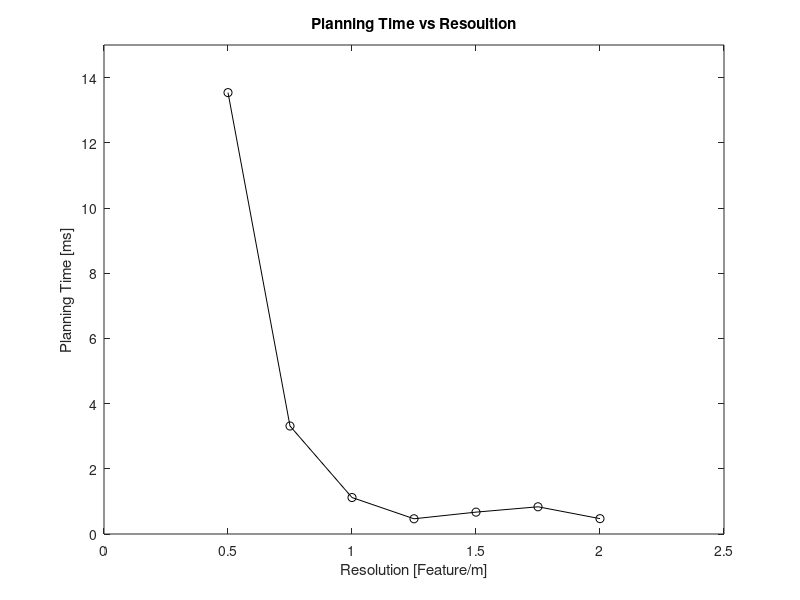
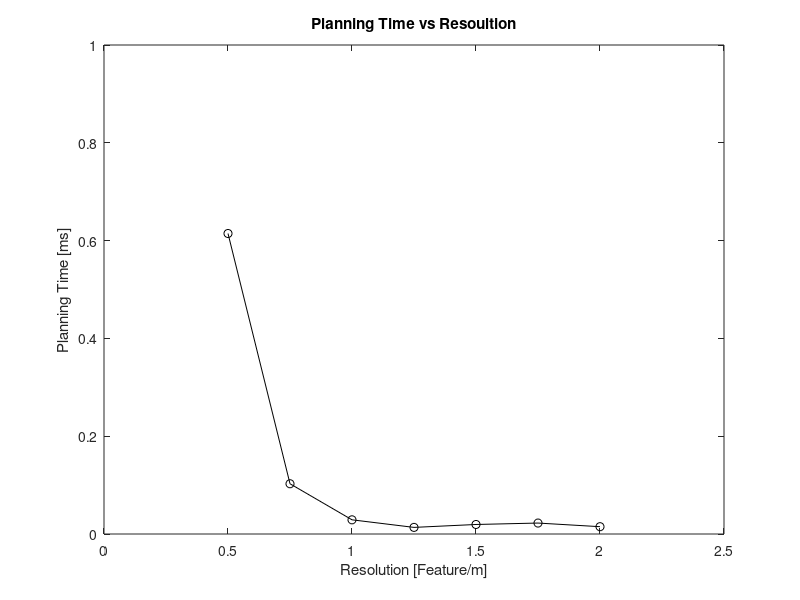
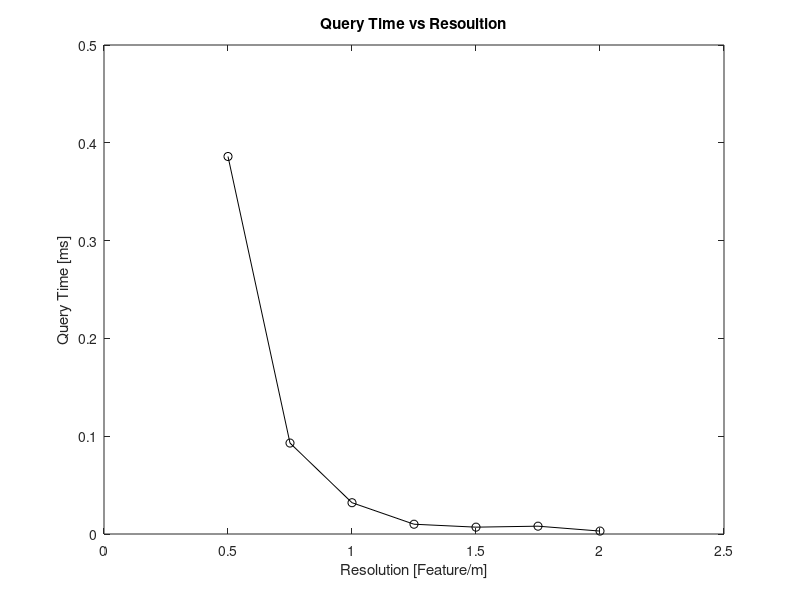
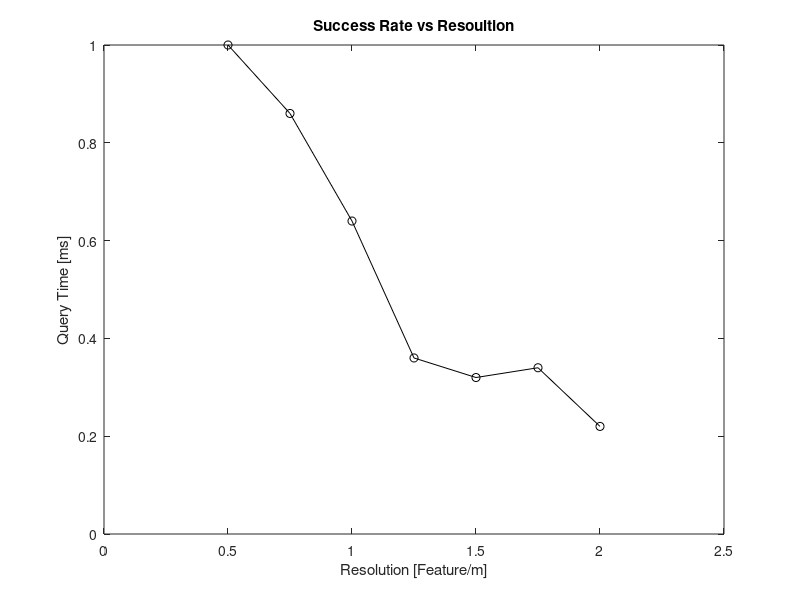

Write MATLAB code to recreate these figures, in order. (Note: this script raises an error after producing the figures.)
close all; clear all;

%% Global Hilbert Planner Benchmark

res = [0.5, 0.75, 1.0, 1.25, 1.5, 1.75, 2.0];
success_rate = [1, 0.86, 0.64, 0.36, 0.32, 0.34, 0.22];
query_time =      [0.000386, 00.000093, 00.000032, 00.000010, 00.000007, 00.000008, 00.000003];
query_time_sigma= [0.000160, 00.000014, 00.000007, 00.000008, 00.000005, 00.000005, 00.000007];
loco_time =       [00.614529, 00.102769, 00.029012, 00.013519, 00.019476, 00.022391, 00.014959];
loco_time_sigma = [00.614529, 00.075663, 00.022711, 00.007863, 00.009262, 00.024029, 00.009406];
planning_time =   [13.54,         3.313,     1.119,     0.467,     0.671,     0.835,    0.4713];

figure('Name','Planning Time');
plot(res, planning_time, 'ko-');
xlim([0, 2.5]);
ylim([0, 15]);
title('Planning Time vs Resoultion');
xlabel('Resolution [Feature/m]');
ylabel('Planning Time [ms]');

figure('Name','Loco Time');
plot(res, loco_time, 'ko-');
xlim([0, 2.5]);
ylim([0, 1]);
title('Planning Time vs Resoultion');
xlabel('Resolution [Feature/m]');
ylabel('Planning Time [ms]');

figure('Name','Query Time');
plot(res, 1000*query_time, 'ko-');
xlim([0, 2.5]);
ylim([0, 0.5]);
title('Query Time vs Resoultion');
xlabel('Resolution [Feature/m]');
ylabel('Query Time [ms]');

figure('Name','Success Rate');
plot(res, success_rate, 'ko-');
xlim([0, 2.5]);
ylim([0, 1.0]);
title('Success Rate vs Resoultion');
xlabel('Resolution [Feature/m]');
ylabel('Query Time [ms]');

figure('Name','Success Rate and Planning Time');
yyaxis left;
plot(res, planning_time, 'bx--', 'LineWidth',1.5); hold on;
ylim([0, 15]);
yticks(0:2:15);
ylabel('Planning Time [s]');
yyaxis right;
plot(res, 1-success_rate, 'ro--', 'LineWidth',1.5);
ylim([0, 1.0]);
xlim([0, 2.5]);
title('Faulure Rate, Planning Time with Hilbert Map Resoultion');
xlabel('Resolution [Feature/m]');
ylabel('Failure Rate');